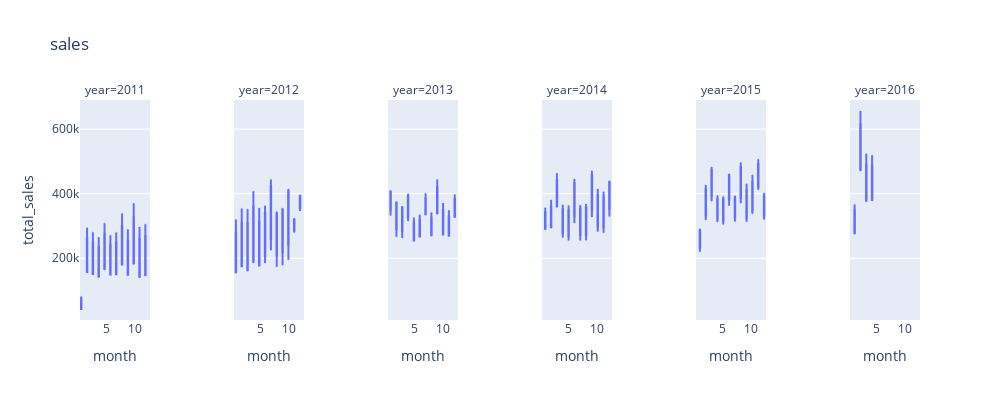

The cell this chart's notebook holds for it:
### Code cell
crear_boxplot_by_year(ph_month_year,columna_x="month",columna_y="total_sales",titulo="sales")

### Figure 1 — Plotly figure (JSON) as saved in the notebook; plotly's stock layout.template omitted (floating-point values rounded to 4 significant figures)
{"data": [{"alignmentgroup": "True", "hovertemplate": "year=2011<br>month=%{x}<br>total_sales=%{y}<extra></extra>", "legendgroup": "", "marker": {"color": "#636efa"}, "name": "", "notched": false, "offsetgroup": "", "orientation": "v", "showlegend": false, "type": "box", "x": [1, 2, 3, 4, 5, 6, 7, 8, 9, 10, 11, 12, 1, 2, 3, 4, 5, 6, 7, 8, 9, 10, 11, 12, 1, 2, 3, 4, 5, 6, 7, 8, 9, 10, 11, 12], "x0": " ", "xaxis": "x", "y": [42600.0, 155200.0, 153100.0, 148900.0, 182700.0, 153400.0, 153200.0, 182800.0, 154700.0, 196100.0, 148300.0, 155800.0, 81640.0, 294800.0, 280600.0, 264900.0, 308100.0, 271200.0, 279500.0, 338900.0, 288900.0, 370300.0, 296700.0, 305400.0, 42630.0, 163200.0, 150400.0, 141100.0, 163800.0, 148700.0, 149400.0, 179300.0, 146700.0, 180600.0, 140600.0, 145700.0], "y0": " ", "yaxis": "y"}, {"alignmentgroup": "True", "hovertemplate": "year=2012<br>month=%{x}<br>total_sales=%{y}<extra></extra>", "legendgroup": "", "marker": {"color": "#636efa"}, "name": "", "notched": false, "offsetgroup": "", "orientation": "v", "showlegend": false, "type": "box", "x": [1, 2, 3, 4, 5, 6, 7, 8, 9, 10, 11, 12, 1, 2, 3, 4, 5, 6, 7, 8, 9, 10, 11, 12, 1, 2, 3, 4, 5, 6, 7, 8, 9, 10, 11, 12], "x0": " ", "xaxis": "x2", "y": [156400.0, 174600.0, 177600.0, 217500.0, 176400.0, 185600.0, 224600.0, 173700.0, 178500.0, 194900.0, 279400.0, 346200.0, 319900.0, 354000.0, 351900.0, 407800.0, 355800.0, 362500.0, 443700.0, 343900.0, 354600.0, 415000.0, 323600.0, 397000.0, 156800.0, 177600.0, 159600.0, 185000.0, 180300.0, 274800.0, 360900.0, 314600.0, 338100.0, 380900.0, 309000.0, 380400.0], "y0": " ", "yaxis": "y2"}, {"alignmentgroup": "True", "hovertemplate": "year=2013<br>month=%{x}<br>total_sales=%{y}<extra></extra>", "legendgroup": "", "marker": {"color": "#636efa"}, "name": "", "notched": false, "offsetgroup": "", "orientation": "v", "showlegend": false, "type": "box", "x": [1, 2, 3, 4, 5, 6, 7, 8, 9, 10, 11, 12, 1, 2, 3, 4, 5, 6, 7, 8, 9, 10, 11, 12, 1, 2, 3, 4, 5, 6, 7, 8, 9, 10, 11, 12], "x0": " ", "xaxis": "x3", "y": [332500.0, 266600.0, 262600.0, 315100.0, 252400.0, 267400.0, 338000.0, 269100.0, 337100.0, 270700.0, 271400.0, 341200.0, 398400.0, 361600.0, 359200.0, 368600.0, 262300.0, 267200.0, 335800.0, 277600.0, 347500.0, 283900.0, 269400.0, 325800.0, 409600.0, 375900.0, 353400.0, 399600.0, 326300.0, 335100.0, 401600.0, 341900.0, 443900.0, 371200.0, 349000.0, 397600.0], "y0": " ", "yaxis": "y3"}, {"alignmentgroup": "True", "hovertemplate": "year=2014<br>month=%{x}<br>total_sales=%{y}<extra></extra>", "legendgroup": "", "marker": {"color": "#636efa"}, "name": "", "notched": false, "offsetgroup": "", "orientation": "v", "showlegend": false, "type": "box", "x": [1, 2, 3, 4, 5, 6, 7, 8, 9, 10, 11, 12, 1, 2, 3, 4, 5, 6, 7, 8, 9, 10, 11, 12, 1, 2, 3, 4, 5, 6, 7, 8, 9, 10, 11, 12], "x0": " ", "xaxis": "x4", "y": [300200.0, 295500.0, 374800.0, 311400.0, 308700.0, 394000.0, 323600.0, 325600.0, 413500.0, 340900.0, 343200.0, 418300.0, 287900.0, 298300.0, 357400.0, 264100.0, 254900.0, 309000.0, 254600.0, 255600.0, 327800.0, 283200.0, 279200.0, 329300.0, 356700.0, 380900.0, 463700.0, 365600.0, 363600.0, 445600.0, 364300.0, 367900.0, 471500.0, 414400.0, 406400.0, 440500.0], "y0": " ", "yaxis": "y4"}, {"alignmentgroup": "True", "hovertemplate": "year=2015<br>month=%{x}<br>total_sales=%{y}<extra></extra>", "legendgroup": "", "marker": {"color": "#636efa"}, "name": "", "notched": false, "offsetgroup": "", "orientation": "v", "showlegend": false, "type": "box", "x": [1, 2, 3, 4, 5, 6, 7, 8, 9, 10, 11, 12, 1, 2, 3, 4, 5, 6, 7, 8, 9, 10, 11, 12, 1, 2, 3, 4, 5, 6, 7, 8, 9, 10, 11, 12], "x0": " ", "xaxis": "x5", "y": [269300.0, 373200.0, 444000.0, 353500.0, 353700.0, 440100.0, 361400.0, 438000.0, 349100.0, 366900.0, 446000.0, 367700.0, 220200.0, 318700.0, 376600.0, 312200.0, 304300.0, 362700.0, 314200.0, 370300.0, 313100.0, 338000.0, 412300.0, 319800.0, 291400.0, 427200.0, 483100.0, 394100.0, 391500.0, 461800.0, 394000.0, 497100.0, 431200.0, 457900.0, 507100.0, 402600.0], "y0": " ", "yaxis": "y5"}, {"alignmentgroup": "True", "hovertemplate": "year=2016<br>month=%{x}<br>total_sales=%{y}<extra></extra>", "legendgroup": "", "marker": {"color": "#636efa"}, "name": "", "notched": false, "offsetgroup": "", "orientation": "v", "showlegend": false, "type": "box", "x": [1, 2, 3, 4, 1, 2, 3, 4, 1, 2, 3, 4], "x0": " ", "xaxis": "x6", "y": [293300.0, 492200.0, 386600.0, 390000.0, 274200.0, 470600.0, 375700.0, 377800.0, 366800.0, 656400.0, 524200.0, 519400.0], "y0": " ", "yaxis": "y6"}], "layout": {"annotations": [{"font": {}, "showarrow": false, "text": "year=2011", "x": 0.04167, "xanchor": "center", "xref": "paper", "y": 1, "yanchor": "bottom", "yref": "paper"}, {"font": {}, "showarrow": false, "text": "year=2012", "x": 0.225, "xanchor": "center", "xref": "paper", "y": 1, "yanchor": "bottom", "yref": "paper"}, {"font": {}, "showarrow": false, "text": "year=2013", "x": 0.4083, "xanchor": "center", "xref": "paper", "y": 1, "yanchor": "bottom", "yref": "paper"}, {"font": {}, "showarrow": false, "text": "year=2014", "x": 0.5917, "xanchor": "center", "xref": "paper", "y": 1, "yanchor": "bottom", "yref": "paper"}, {"font": {}, "showarrow": false, "text": "year=2015", "x": 0.775, "xanchor": "center", "xref": "paper", "y": 1, "yanchor": "bottom", "yref": "paper"}, {"font": {}, "showarrow": false, "text": "year=2016", "x": 0.9583, "xanchor": "center", "xref": "paper", "y": 1, "yanchor": "bottom", "yref": "paper"}], "boxmode": "group", "height": 400, "legend": {"tracegroupgap": 0}, "title": {"text": "sales"}, "width": 1000, "xaxis": {"anchor": "y", "domain": [0, 0.08333], "title": {"text": "month"}}, "xaxis2": {"anchor": "y2", "domain": [0.1833, 0.2667], "matches": "x", "title": {"text": "month"}}, "xaxis3": {"anchor": "y3", "domain": [0.3667, 0.45], "matches": "x", "title": {"text": "month"}}, "xaxis4": {"anchor": "y4", "domain": [0.55, 0.6333], "matches": "x", "title": {"text": "month"}}, "xaxis5": {"anchor": "y5", "domain": [0.7333, 0.8167], "matches": "x", "title": {"text": "month"}}, "xaxis6": {"anchor": "y6", "domain": [0.9167, 1], "matches": "x", "title": {"text": "month"}}, "yaxis": {"anchor": "x", "domain": [0, 1], "title": {"text": "total_sales"}}, "yaxis2": {"anchor": "x2", "domain": [0, 1], "matches": "y", "showticklabels": false}, "yaxis3": {"anchor": "x3", "domain": [0, 1], "matches": "y", "showticklabels": false}, "yaxis4": {"anchor": "x4", "domain": [0, 1], "matches": "y", "showticklabels": false}, "yaxis5": {"anchor": "x5", "domain": [0, 1], "matches": "y", "showticklabels": false}, "yaxis6": {"anchor": "x6", "domain": [0, 1], "matches": "y", "showticklabels": false}}}
